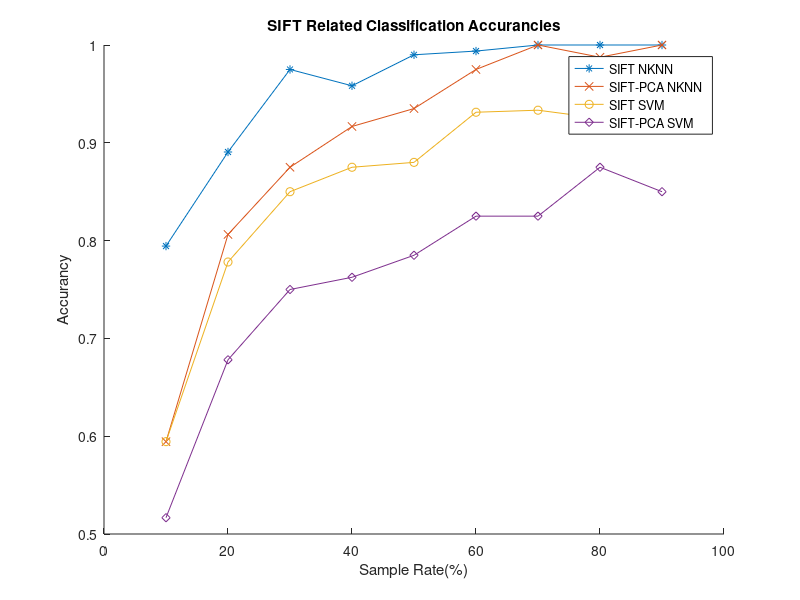

This chart was generated by the following MATLAB code: (Note: this script raises an error after producing the figure.)
sift_perf = [    0.7944    0.8906    0.9750    0.9583    0.9900    0.9938    1.0000    1.0000    1.0000];
sift_pca_perf = [     0.5944    0.8063    0.8750    0.9167    0.9350    0.9750    1.0000    0.9875    1.0000];
sift_svm_perf = [    59.4444   77.8125   85.0000   87.5000   88.0000   93.1250   93.3333   92.5000   97.5000]/100;
sift_pca_svm_perf = [   51.6667   67.8125   75.0000   76.2500   78.5000   82.5000   82.5000   87.5000   85.0000]/100;

figure(1)
hold on
sift_o = plot(10:10:90, sift_perf, '-*');
sift_p = plot(10:10:90, sift_pca_perf, '-x');
svm_o = plot(10:10:90, sift_svm_perf, '-o');
svm_p = plot(10:10:90, sift_pca_svm_perf, '-d');



legend('SIFT NKNN', 'SIFT-PCA NKNN', 'SIFT SVM', 'SIFT-PCA SVM');
xlabel('Sample Rate(%)')
ylabel('Accurancy')

title('SIFT Related Classification Accurancies')
sdf(1,'tk');
export_fig('/Users/y1275963/Dropbox/thesis/Img/fig/sift_classification','-pdf')
